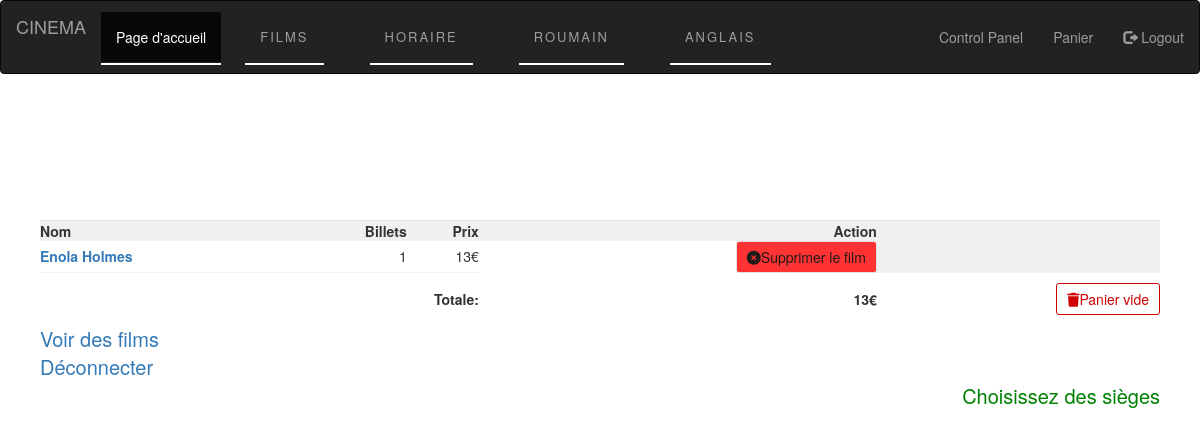
Screenshot of /cos_fr.php (signed in) with the database file from the repository.
### tables this page shows
CREATE TABLE `filme` (
  `id` int(8) NOT NULL,
  `name` varchar(255) NOT NULL,
  `nume` text NOT NULL,
  `nom` text NOT NULL,
  `code` varchar(255) NOT NULL,
  `image` text NOT NULL,
  `price` double(10,2) NOT NULL,
  `price_eu` double(10,2) NOT NULL,
  `descriere_en` text NOT NULL,
  `descriere_ro` text NOT NULL,
  `descriere_fr` text NOT NULL,
  `durata` int(11) NOT NULL
);

CREATE TABLE `tbl_cart` (
  `id` int(11) UNSIGNED NOT NULL,
  `product_id` int(11) NOT NULL,
  `quantity` int(11) NOT NULL,
  `user_id` int(11) NOT NULL,
  `locuri_id` int(11) NOT NULL
);

### controllerFilme.php (called while the page is built, shortened)
<?php
require_once "DBController.php";
class filme extends DBController{
	function getUserCartItem($user_id){
		$query = "SELECT filme.*, tbl_cart.id as cart_id, tbl_cart.quantity, tbl_cart.product_id FROM filme, tbl_cart WHERE filme.id=tbl_cart.product_id AND tbl_cart.user_id=?";
		$params = array(
			array(
				"param_type" => "i",
				"param_value" => $user_id
			)
		);
		$cartResult = $this->getDBResult($query, $params);
		return $cartResult;
	}
}
 ?>

### DBController.php (called while the page is built, shortened)
<?php
class DBController{
	private $host = "localhost";
	private $user = "root";
	private $password = "";
	private $database = "testare";
	private static $conn;
	function __construct(){
		$this->conn = mysqli_connect($this->host, $this->user, $this->password, $this->database);
	}
	function getDBResult($query, $params = array()){
		$sql_statement = $this->conn->prepare($query);
		if(!empty($params)){
			$this->bindParams($sql_statement, $params);
		}
		$sql_statement->execute();
		$result = $sql_statement->get_result();
		if($result->num_rows > 0){
			while($row = $result->fetch_assoc()){
				$resultset[] = $row;
			}
		}
		if(!empty($resultset)){
			return $resultset;
		}
	}
	function bindParams($sql_statement, $params){
		$param_type = "";
		foreach ($params as  $query_param) {
			$param_type .= $query_param["param_type"];
		}
		$bind_params[] =& $param_type;
		foreach ($params as $k=>$query_params) {
			$bind_params[] =& $params[$k]["param_value"];
		}
		call_user_func_array(array($sql_statement, 'bind_param'), $bind_params);
	}
}
 ?>

### cos_fr.php (the view, shortened to what this page needs)
<?php
require_once 'controllerFilme.php';
$user_id = $_SESSION['id'];
$filme = new filme();
 ?>
 <!DOCTYPE html>
 <html>
 <head>
	<link rel="stylesheet" href="styles/main.css" type="text/css">
	<link rel="stylesheet" href="https://maxcdn.bootstrapcdn.com/bootstrap/3.4.1/css/bootstrap.min.css">
 </head>
 <body>
 	<?php include 'sections/nav.sec.php'; ?>
  <div id="shopping-cart">
 	<div class="txt-heading">
 		<div class="txt-heading-label" style="font-family: 'Times New Roman', Times, serif; font-weight: bold; font-size: 32px; color: white;">Rezervarile mele</div>
 	</div>
 <?php
 	$cartItem = $filme->getUserCartItem($user_id);
 	if(!empty($cartItem)){
 		$item_total = 0;
  ?>
  <table cellpadding="10" cellspacing="1">
	 <tbody>
	 <tr>
		 <th style="text-align: left;"><strong>Nom</strong></th>
		 <th style="text-align: right;"><strong>Billets</strong></th>
		 <th style="text-align: right;"><strong>Prix</strong></th>
		 <th style="text-align: right;"><strong>Action</strong></th>
	 </tr>
 <?php
  foreach ($cartItem as $item) {
 ?>
	<tr>
		 <td style="text-align: left; border-bottom: #F0F0F0 1px solid;"><a href="page.php?page=product&code=<?php echo $item['product_id']; ?>" class="devices"><strong><?php echo $item["nom"]; ?></strong></a></td>
		 <td style="text-align: right; border-bottom: #F0F0F0 1px solid;"><?php echo $item["quantity"]; ?></td>
		 <td style="text-align: right; border-bottom: #F0F0F0 1px solid;"><?php echo $item["price_eu"]."\xE2\x82\xAc"; ?></td>
		 <td>
		 	<a href="cos_fr.php?actionFr=remove&id=<?php echo $item["cart_id"]; ?>" class="btnRemoveAction"><i class="fas fa-times-circle"></i>Supprimer le film</a>
		 </td>
 	</tr>
<?php
	$item_total += ($item['price_eu'] * $item['quantity']);
}
 ?>
	<tr>
		 <td colspan="3" align=right><strong>Totale:</strong></td>
		 <td align=right><strong><?php echo $item_total."\xE2\x82\xAc"; ?></strong></td>
		 <td><a id="btnEmpty" href="cos_fr.php?actionFr=empty"><i class="fas fa-trash"></i>Panier vide</a></td>
 	</tr>
 	</tbody>
 </table>
<?php
 }else{
 	echo "<h1 style='text-align: center; padding: 30px;'>Votre panier est vide ! Reserve maintenant <a href=\"films.php\" class='devices'> billets</a> ! ;) </h1>
 	";
 }
?>
 <div><a href="films.php" style="text-decoration: none; font-size: 20px;">Voir des films</a></div>
 <div><a href="logout.php" style="text-decoration: none; font-size: 20px; ">Déconnecter</a></div>
 <div><a href="locuri.php" style="float: right; font-size: 20px;color: green;" class="btnPlaceOrder">Choisissez des sièges</a></div>
 </body>
 </html>

### styles/main.css (style rules this page uses)
*, *::before, *::after { margin: 0; padding: 0; box-sizing: border-box; }
:root { --main-font: 'Source Sans Pro', sans-serif; --secondary-font: 'Herr Von Muellerhoff', cursive; --body-font: 'Cabin', sans-serif; --main-font-color-dark: #252525; --secondary-font-color: #c59d5f; --body-font-color: #515151; --animation-properties: alternate-gradient 5s alternative infinite; }
html { font-family:var(--body-font); font-size:10px; color: var(--body-font-color); scroll-behavior: smooth; }
body { overflow-x:hidden; }
a { text-decoration:none; }
#shopping-cart { margin: 40px; }
#shopping-cart table { width: 100%; background-color: #F0F0F0; }
#shopping-cart table td { background-color: #FFFFFF; }
.txt-heading { color: #211a1a; border-bottom: 1px solid #E0E0E0; overflow: auto; }
#btnEmpty { background-color: #ffffff; border: #d00000 1px solid; padding: 5px 10px; color: #d00000; float: right; text-decoration: none; border-radius: 3px; margin: 10px 0px; }
.btnRemoveAction { padding: 5px 10px; margin-left: 5px; background-color: #ff3333; border: #E0E0E0 1px solid; color: #211a1a; float: right; text-decoration: none; border-radius: 3px; }
.txt-heading { padding: 30px; background-image: url("../img/iot6.jpg"); background-position: right top; }

### rows the page displays
filme: nom "Enola Holmes", tbl_cart.quantity "1", price_eu "13", value "€"

### other values shown
$item_total "13"
